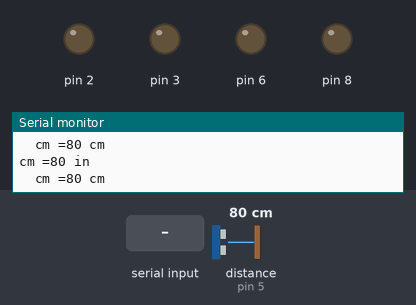
A sketch run on a simulated Arduino Uno, built with avr-gcc and run on an emulated ATmega328P. On the bench: output pins drawn as LEDs (lit = HIGH), the last lines printed to the serial monitor. Wiring (inferred from the names in the program): ultrasonic range finder: trigger pin 4; echo pin 5. The inputs (shaded band) are chosen by the test bench; at power-on: distance to the obstacle (sensor on pin 5) 80 cm. The echo pulse lasts 58.3 µs per cm; pins used as bus, display or sensor lines are not drawn.

Above: at 2.2 s.
2.3 s: "right" received over Serial
At 3.9 s:
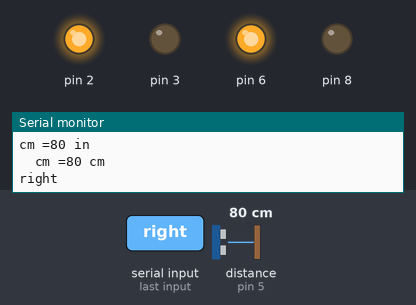
4.8 s: "left" received over Serial
At 8.8 s:
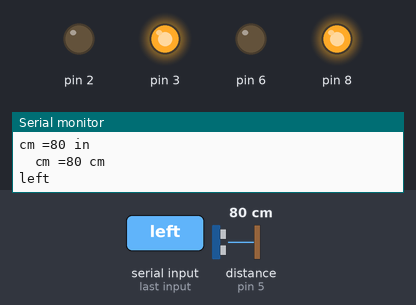
Timing chart, 0 to 10.8 s (numbered marks = the images above; inputs shaded):
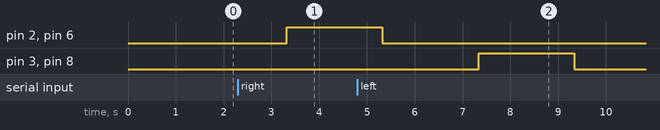

The sketch:

Code-Embedded-C-AVAW.ino
```cpp
// Automatic Voice Assisted Wheelchair //
const int trigPin = 4;
const int echoPin = 5;

char bt;
String voice;
void setup()
{
 Serial.begin(9600);
 Serial.println("test");


     pinMode(6,OUTPUT);
   digitalWrite(6,LOW);
    pinMode(8,OUTPUT);
   digitalWrite(8,LOW);
    pinMode(3,OUTPUT);
   digitalWrite(3,LOW);
    pinMode(2,OUTPUT);
   digitalWrite(2,LOW);


      delay(1000);      //Let system settle
      analogReference(DEFAULT);
      //Wait rest of 1000ms recommended delay before

}

void loop()
{

      long duration, inches, cm;

  // The sensor is triggered by a HIGH pulse of 10 or more microseconds.
  // Give a short LOW pulse beforehand to ensure a clean HIGH pulse:
  pinMode(trigPin, OUTPUT);
  digitalWrite(trigPin, LOW);
  delayMicroseconds(2);
  digitalWrite(trigPin, HIGH);
  delayMicroseconds(10);
  digitalWrite(trigPin, LOW);

  // Read the signal from the sensor: a HIGH pulse whose
  // duration is the time (in microseconds) from the sending
  // of the ping to the reception of its echo off of an object.
  pinMode(echoPin, INPUT);
  duration = pulseIn(echoPin, HIGH);
;
  // convert the time into a distance
  inches = microsecondsToInches(duration);
  cm = microsecondsToCentimeters(duration);


  Serial.print("cm =");
  Serial.print(cm);
  Serial.println(" in");
   Serial.print("  cm =");
  Serial.print(cm);
  Serial.println(" cm");
  if(cm<=20)   // ultra
  {

    Serial.println("stop it");
    digitalWrite(6,LOW);
        digitalWrite(8,LOW);
          digitalWrite(3,LOW);
            digitalWrite(2,LOW); //stop


  }
   else  if(Serial.available()>0)
  {
    delay(10);
    String voice=Serial.readString();
    Serial.println(voice);

   if(voice == "right")
{

 //Serial.println("r");
         digitalWrite(6,HIGH);
        digitalWrite(8,LOW);
          digitalWrite(3,LOW);
            digitalWrite(2,HIGH);
  delay(2000);
  digitalWrite(6,LOW);
        digitalWrite(8,LOW);
          digitalWrite(3,LOW);
            digitalWrite(2,LOW);


}
   if(voice == "left")
  {
  // Serial.println("l");
          digitalWrite(6,LOW);
        digitalWrite(8,HIGH);
          digitalWrite(3,HIGH);
            digitalWrite(2,LOW);

      delay(2000);
  digitalWrite(6,LOW);
        digitalWrite(8,LOW);
          digitalWrite(3,LOW);
            digitalWrite(2,LOW);

}
   if(voice == "back")
{
  //Serial.println("b");
         digitalWrite(6,LOW);
        digitalWrite(8,HIGH);
          digitalWrite(3,LOW);
            digitalWrite(2,HIGH);
  delay(5000);
  digitalWrite(6,LOW);
        digitalWrite(8,LOW);
          digitalWrite(3,LOW);
            digitalWrite(2,LOW);

}
   if(voice == "forward")
{
 // Serial.println("f");
         digitalWrite(6,HIGH);
        digitalWrite(8,LOW);
          digitalWrite(3,HIGH);
            digitalWrite(2,LOW);
  delay(5000);
  digitalWrite(6,LOW);
        digitalWrite(8,LOW);
          digitalWrite(3,LOW);
            digitalWrite(2,LOW);

}
   if(voice == "stop")
  {
  //  Serial.println("s");
       digitalWrite(6,LOW);
        digitalWrite(8,LOW);
          digitalWrite(3,LOW);
            digitalWrite(2,LOW);

    }

 if(voice.length()>0)
    {
    //  Serial.println(voice);
       voice="";

    }
    delay(1000);
     }

}
     long microsecondsToInches(long microseconds)
{
  // According to Parallax's datasheet for the PING))), there are
  // 73.746 microseconds per inch (i.e. sound travels at 1130 feet per
  // second).  This gives the distance travelled by the ping, outbound
  // and return, so we divide by 2 to get the distance of the obstacle.

  return microseconds / 74 / 2;
}

long microsecondsToCentimeters(long microseconds)
{
  // The speed of sound is 340 m/s or 29 microseconds per centimeter.
  // The ping travels out and back, so to find the distance of the
  // object we take half of the distance travelled.
  return microseconds / 29 / 2;
}
```

Measured:
- after the input at 2.3 s, pin 2, pin 6: LOW → HIGH after 1.0 s
- after the input at 4.8 s, pin 3, pin 8: LOW → HIGH after 2.5 s, → LOW 2.0 s later
